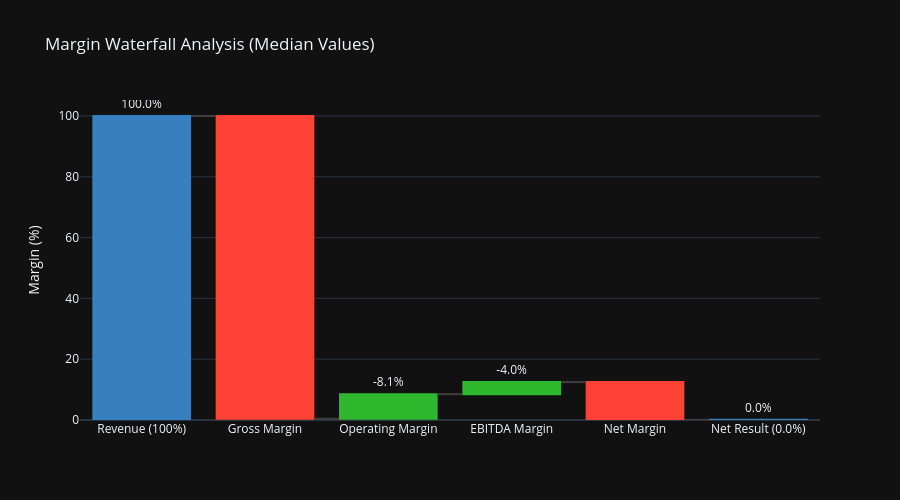

The code cell stored with this chart in its notebook:
### Code cell
create_margin_waterfall_chart(df).show()

### Figure 1 — Plotly figure (JSON) as saved in the notebook; plotly's stock layout.template omitted (floating-point values rounded to 4 significant figures)
{"data": [{"connector": {"line": {"color": "rgb(63, 63, 63)"}}, "decreasing": {"marker": {"color": "rgb(255, 65, 54)"}}, "increasing": {"marker": {"color": "rgb(46, 184, 46)"}}, "measure": ["absolute", "relative", "relative", "relative", "relative", "total"], "name": "Margin Breakdown", "orientation": "v", "text": ["100.0%", "-99.6%", "-8.1%", "-4.0%", "-12.4%", "0.0%"], "textposition": "outside", "totals": {"marker": {"color": "rgb(55, 128, 191)"}}, "x": ["Revenue (100%)", "Gross Margin", "Operating Margin", "EBITDA Margin", "Net Margin", "Net Result (0.0%)"], "y": [100, -99.59, 8.097, 3.963, -12.42, 0.0471], "type": "waterfall"}], "layout": {"title": {"text": "Margin Waterfall Analysis (Median Values)"}, "yaxis": {"title": {"text": "Margin (%)"}}, "showlegend": false, "height": 500}}
